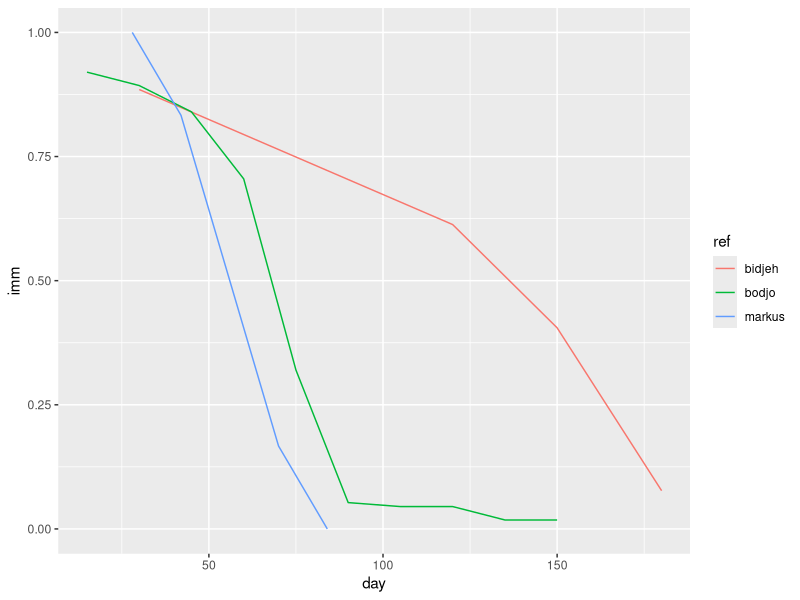
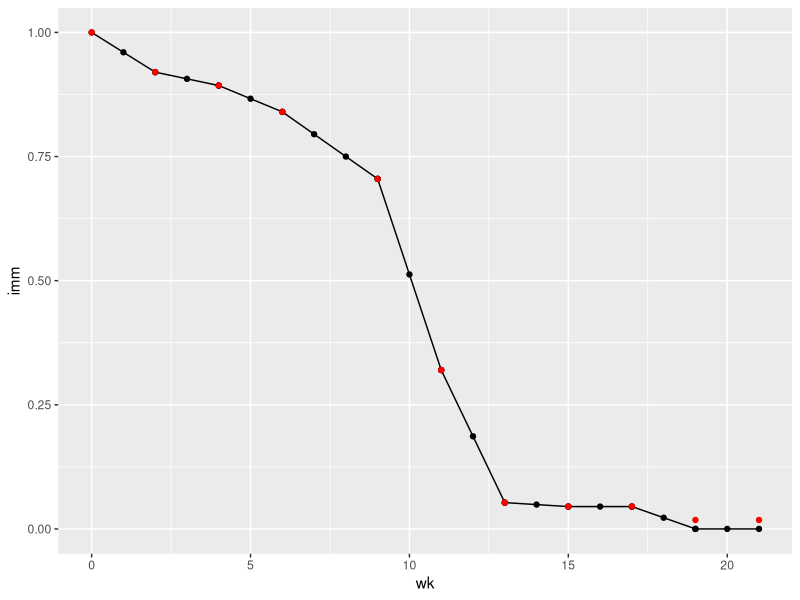

R code for these plots, in order:
## maternal immunity
# compute decay in maternal immunity based on empirical data

library(tidyverse)

# Bodjo: Tested duration of maternal immunity in 112 lambs up to 150 days after birth
bodjo <- data.frame(
  ref = "bodjo",
  day = seq(15,150,15),
  imm = c(0.92,0.893,0.84,0.705,0.32,0.053,0.045,0.045,0.018,0.018))

# 1,119 dams (17.5 % ewes and 82.5 % goats) were vaccinated with anti-PPR vaccine.
bidjeh <- data.frame(
  ref = "bidjeh",
  day = c(30,120,150,180),
  imm = c(0.885,0.613,0.405,0.077)
)

Markus <- data.frame(
  ref = "markus",
  day = c(28,42,56,70,84),
  imm = c(1,0.833,0.5,0.167,0)
)

mat_imm <- 
  as.data.frame(rbind(bodjo,
                      bidjeh,
                      Markus))
ggplot(mat_imm, aes(x=day, y = imm, col = ref))+geom_line()


# based on results calculate weekly decline in maternal immunity, following Bodjo data
bodjo_wk <- bodjo %>% 
  mutate(wk = round(day/7)) %>%
  rbind(c("bodjo", 0,1,0)) %>%
  mutate(day=as.numeric(day),
         imm = as.numeric(imm),
         wk = as.numeric(wk)) %>%
  # set imm for >4months to 0, following consensus of papers
  mutate(imm_data = imm,
         imm = ifelse(wk>17,0,imm_data),
         ) %>%
  arrange(day)

imm_decay <- data.frame(
  wk = numeric(),
  imm = numeric()
)

for(i in 2:nrow(bodjo_wk)){
  
  imm_dif <- bodjo_wk[i,"imm"] - bodjo_wk[i-1,"imm"]
  wk_dif <- bodjo_wk[i,"wk"] - bodjo_wk[i-1,"wk"] 
  decay = imm_dif / wk_dif

  imm_decay <- imm_decay %>%
    rbind(
      cbind(
        "wk" = c(bodjo_wk[i-1,"wk"]:bodjo_wk[i,"wk"]),
        "imm" = seq(bodjo_wk[i-1,"imm"],bodjo_wk[i,"imm"], by = decay)
      )
    )
}

# correct immune decay so that probability of remaining immune at week 2 = 0.92 etc
# i.e. Previously immunity from week 2-3 = 0.92 retain immunity... should be 92% immune AT week 2..
imm_decay_corrected <- imm_decay %>%
  distinct() %>%
  mutate(week_corrected = wk-1) %>%
  select(-c(wk))
# plot of empirical data - red points - from Bodjo, against computed decay - black line + points - for model.
ggplot(imm_decay, aes(x=wk, y=imm))+geom_line()+geom_point()+geom_point(data = bodjo_wk, aes(x=wk, y = imm_data), col="red")
